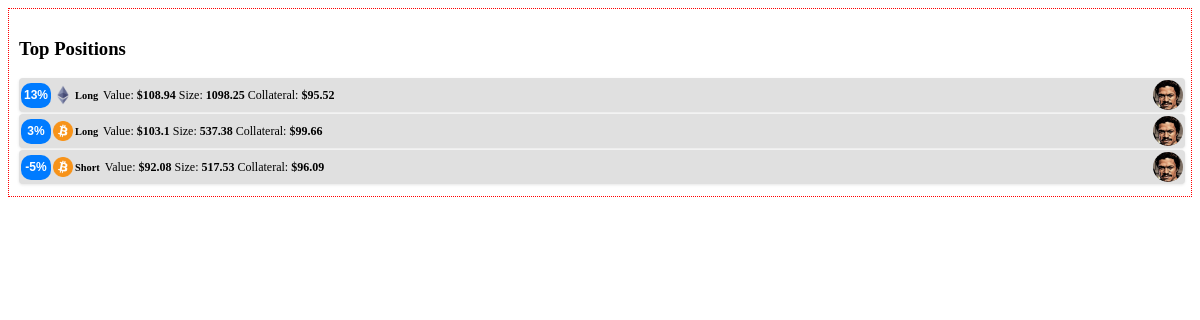
The app's page /positions/top_positions, older data.
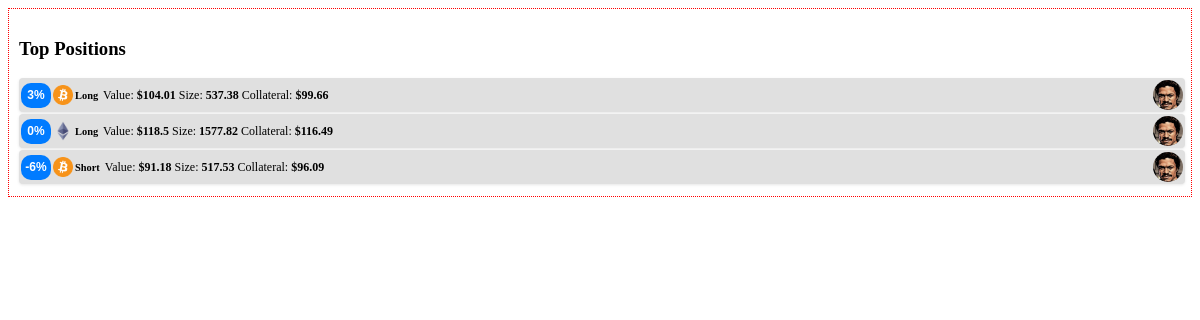
The same page, newer data.
### tables this page shows
CREATE TABLE positions (
        id TEXT PRIMARY KEY,
        asset_type TEXT,
        position_type TEXT,
        entry_price REAL,
        liquidation_price REAL,
        current_travel_percent REAL,
        value REAL,
        collateral REAL,
        size REAL,
        leverage REAL,
        wallet_name TEXT,
        last_updated DATETIME,
        alert_reference_id TEXT,
        hedge_buddy_id TEXT,
        current_price REAL,
        liquidation_distance REAL,
        heat_index REAL,
        current_heat_index REAL,
        pnl_after_fees_usd REAL
    );

### positions/positions_bp.py (the view)
@positions_bp.route("/top_positions", methods=["GET"])
@positions_bp.route("/top_positions", methods=["GET"])
def show_top_positions():
    try:
        all_positions = PositionService.get_all_positions(DB_PATH)
        valid_positions = [pos for pos in all_positions if pos.get("current_travel_percent") is not None]
        top_positions = sorted(valid_positions, key=lambda pos: pos["current_travel_percent"], reverse=True)[:3]
        bottom_positions = sorted(valid_positions, key=lambda pos: pos["current_travel_percent"])[:3]
        print("DEBUG: Alert States for Top Positions:")
        for pos in top_positions:
            print("Top Position - ID: {}, Alert State: {}".format(pos.get("id", "unknown"),
                                                                  pos.get("alert_state", "N/A")))
        print("DEBUG: Alert States for Bottom Positions:")
        for pos in bottom_positions:
            print("Bottom Position - ID: {}, Alert State: {}".format(pos.get("id", "unknown"),
                                                                     pos.get("alert_state", "N/A")))
        return render_template("top_positions.html", top_positions=top_positions, bottom_positions=bottom_positions)
    except Exception as e:
        print("Error retrieving top positions: {}".format(e))
        return render_template("top_positions.html", top_positions=[], bottom_positions=[])

### data/data_locker.py (called while the page is built)
    @classmethod
    def get_instance(cls, db_path: Optional[str] = None) -> 'DataLocker':
        if cls._instance is None:
            cls._instance = cls(db_path)
        return cls._instance

    def read_positions(self):
        cursor = self.conn.cursor()
        cursor.execute("SELECT * FROM positions")
        rows = cursor.fetchall()
        cursor.close()
        return rows

### launch_pad.py (called while the page is built)
@app.context_processor
def update_theme_context():
    config_path = current_app.config.get("CONFIG_PATH", CONFIG_PATH)
    try:
        with open(config_path, 'r') as f:
            conf = json.load(f)
    except Exception as e:
        conf = {}
    theme = {
        'sidebar': {
            'bg': conf.get('sidebar_bg', 'bg-primary'),
            'color_mode': conf.get('sidebar_mode', 'dark')
        },
        'navbar': {
            'bg': conf.get('navbar_bg', 'bg-secondary'),
            'color_mode': conf.get('navbar_mode', 'dark')
        }
    }
    return dict(theme=theme)

### positions/position_service.py (called while the page is built)
    @staticmethod
    def get_all_positions(db_path: str = DB_PATH) -> List[Dict[str, Any]]:
        try:
            dl = DataLocker.get_instance(db_path)
            raw_positions = dl.read_positions()
            positions = []
            for pos in raw_positions:
                pos_dict = { key: pos[key] for key in pos.keys() }
                enriched = PositionService.enrich_position(pos_dict)
                positions.append(enriched)
            return positions
        except Exception as e:
            logger.error(f"Error retrieving positions: {e}", exc_info=True)
            raise

### positions/positions_bp.py (called while the page is built)
@positions_bp.context_processor
def update_theme_context():
    config_path = current_app.config.get("CONFIG_PATH", CONFIG_PATH)
    try:
        with open(config_path, 'r') as f:
            config = json.load(f)
    except Exception as e:
        logger.error(f"Error loading theme config: {e}", exc_info=True)
        config = {}
    theme = {
        'sidebar': {
            'bg': config.get('sidebar_bg', 'bg-primary'),
            'color_mode': config.get('sidebar_mode', 'dark')
        },
        'navbar': {
            'bg': config.get('navbar_bg', 'bg-secondary'),
            'color_mode': config.get('navbar_mode', 'dark')
        }
    }
    return dict(theme=theme)

### utils/calc_services.py (called while the page is built)
    def calculate_value(self, position):
        size = float(position.get("size", 0.0))
        return round(size, 2)

### templates/top_positions.html (shortened to what this page needs)
<div class="invisible-container" style="border: 1px dotted red; padding: 10px;">
  <div class="card">
    <div class="card-header">
      <h3 class="card-title">Top Positions</h3>
    </div>
    <div class="card-body">
      {% if top_positions %}
        {% for pos in top_positions %}
          {% set box_class = "text-bg-blue" %}
          {% if pos.alert_state == "alert-low" %}
            {% set box_class = "text-bg-success" %}
          {% elif pos.alert_state == "alert-medium" %}
            {% set box_class = "text-bg-warning" %}
          {% elif pos.alert_state == "alert-high" %}
            {% set box_class = "text-bg-danger" %}
          {% endif %}
          <div class="info-box">
            <span class="info-box-icon {{ box_class }} text-white">
              <span class="small-percentage">
                {{ pos.current_travel_percent | round(0, 'floor') | int }}%
              </span>
            </span>
            <div class="info-box-content">
              <div class="info-box-asset">
                <span class="info-box-extra">
                  <img src="{{ url_for('static', filename='images/' ~ pos.asset_type|lower ~ '_logo.png') }}"
                       alt="{{ pos.asset_type }} Logo"
                       onerror="this.onerror=null;this.src='{{ url_for('static', filename='images/default_logo.png') }}';">
                  <span>{{ pos.position_type }}</span>
                </span>
                <div class="info-box-details">
                  <span>Value: <strong>${{ pos.value }}</strong></span>
                  <span>Size: <strong>{{ pos.size }}</strong></span>
                  <span>Collateral: <strong>${{ pos.collateral }}</strong></span>
                </div>
              </div>
            </div>
            <div class="info-box-wallet">
              <img src="{{ pos.wallet_image or url_for('static', filename='images/landovault.jpg') }}"
                   alt="Wallet Logo"
                   onerror="this.onerror=null;this.src='{{ url_for('static', filename='images/landovault.jpg') }}';">
            </div>
          </div>
        {% endfor %}
      {% endif %}
    </div>
  </div>
</div>

### templates/top_positions.html (style rules this page uses)
.invisible-container .card-body { display: block !important; overflow: visible !important; height: auto !important; }
.info-box { display: flex; align-items: center; background-color: #e0e0e0; padding: 2px !important; border-radius: 4px; box-shadow: 0 1px 3px rgba(0, 0, 0, 0.1); margin-bottom: 2px !important; width: 100% !important; }
.info-box-wallet { margin-left: auto; display: flex; align-items: center; }
.info-box-wallet img { border-radius: 50%; width: 30px; height: 30px; }
.info-box-asset { display: flex; align-items: center; gap: 3px; }
.info-box-extra { display: inline-flex; align-items: center; font-size: 0.6rem; margin: 0; }
.info-box-extra img { vertical-align: middle; width: 20px; height: 20px; }
.info-box-extra span { margin-left: 2px; }
.info-box-extra span:last-child { font-size: 0.65rem; font-weight: bold; }
.info-box-icon { width: 30px; height: 25px; line-height: 25px; display: flex; align-items: center; justify-content: center; border-radius: 10px; margin-right: 2px; }
.text-bg-blue { background-color: #007bff !important; }
.small-percentage { font-size: 0.75rem !important; font-weight: bold !important; font-family: 'Nunito', sans-serif; color: white !important; margin-right: 0 !important; }
.info-box-details { display: flex; gap: 3px; font-size: 0.75rem; align-items: center; margin-left: 2px; }

Row changes from the older to the newer data that the page shows:
changed positions (number 1 of 3 on the later page): value "103.1" → "104.01"; moves up the list
changed positions (number 2 of 3 on the later page): current_travel_percent "13" → "0"; value "108.94" → "118.5"; size "1098.25" → "1577.82"; collateral "95.52" → "116.49"
changed positions "Short": current_travel_percent "-5" → "-6"; value "92.08" → "91.18"
